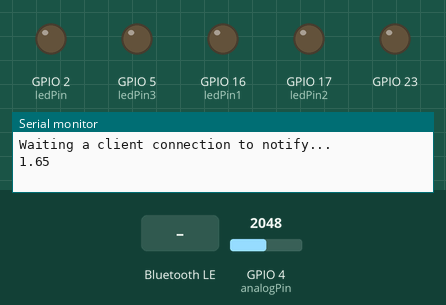
Simulated run of this sketch. Board: ESP32. Shown: output pins drawn as LEDs (lit = HIGH), the last lines printed to the serial monitor. Inputs (shaded band) come from the test bench; at power-on: GPIO 4 (analogPin) = 2048. Nothing arrives over Bluetooth unless stated; a phone connects over Bluetooth LE 3 s after start.

Above: at 1.2 s.
1.3 s: Bluetooth LE write "2" received
At 2.5 s:
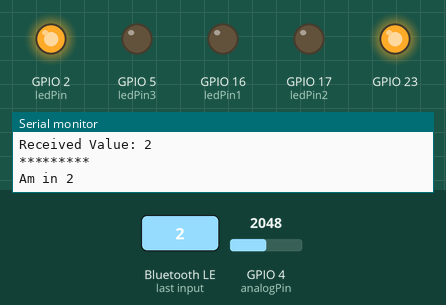
2.8 s: Bluetooth LE write "XFQ729" received
At 3.5 s:
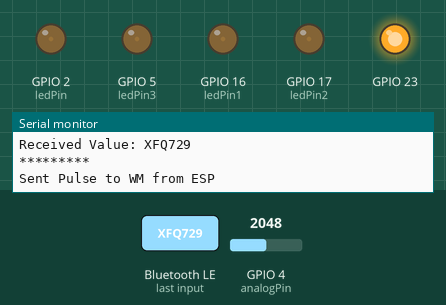
7.8 s: Bluetooth LE write "2" received
At 14.2 s:
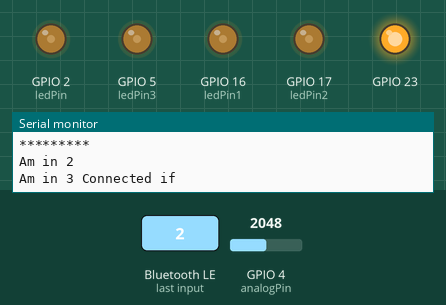
19.6 s: GPIO 4 (analogPin) set to 3697
23.1 s: GPIO 4 (analogPin) set to 3760
Timing chart, 0 to 27.6 s (numbered marks = the images above; inputs shaded):
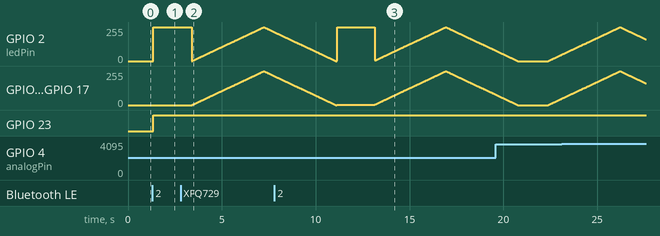

Measured:
- after the input at 1.3 s, GPIO 2 (ledPin): 0/255 → 255/255 after 0.05 s; GPIO 23: LOW → HIGH after 0.05 s
- after the input at 2.8 s, GPIO 5 (ledPin3), GPIO 16 (ledPin1), GPIO 17 (ledPin2): rises from 0/255 to 255/255 in 3.8 s, then falls to 217/255 in 0.57 s

The sketch:

Wash_IOT.ino
```cpp
#include <BLEDevice.h>
#include <BLEServer.h>
#include <BLEUtils.h>
#include <BLE2902.h>

// the number of the LED pin
const int ledPin = 2;  // 16 corresponds to GPIO16
const int ledPin1 = 16;  // 16 corresponds to GPIO16
const int ledPin2 = 17; // 17 corresponds to GPIO17
const int ledPin3 = 5;  // 5 corresponds to GPIO5
int LED_BUILTIN =2;
int analogPin = 4; // D4
int val =0;
int i =0;
char door_status =0;
char Pulse_received =0;

BLEServer *pServer = NULL;
BLECharacteristic * pTxCharacteristic;
bool deviceConnected = false;
bool oldDeviceConnected = false;
uint8_t tx_Failure_Value = 0;
uint8_t tx_Sucess_Value =1;

// setting PWM properties
const int freq = 5000;
const int ledChannel = 0;
const int resolution = 8;

#define SERVICE_UUID           "6E400001-B5A3-F393-E0A9-E50E24DCCA9E" // UART service UUID
#define CHARACTERISTIC_UUID_RX "6E400002-B5A3-F393-E0A9-E50E24DCCA9E"
#define CHARACTERISTIC_UUID_TX "6E400003-B5A3-F393-E0A9-E50E24DCCA9E"


class MyServerCallbacks: public BLEServerCallbacks {
    void onConnect(BLEServer* pServer) {
      deviceConnected = true;
    };

    void onDisconnect(BLEServer* pServer) {
      deviceConnected = false;
    }
};

class MyCallbacks: public BLECharacteristicCallbacks {
    void onWrite(BLECharacteristic *pCharacteristic) {
      std::string rxValue = pCharacteristic->getValue();

      if (rxValue.length() > 0) {
        Serial.println("*********");
        Serial.print("Received Value: ");
        for (int i = 0; i < rxValue.length(); i++)
          Serial.print(rxValue[i]);

        Serial.println();
        Serial.println("*********");
        if(rxValue == "1")
        {
           Serial.println("Am in 1");
           digitalWrite(LED_BUILTIN, HIGH);
           delay(200);
            digitalWrite(LED_BUILTIN, LOW);

        }
         else if(rxValue == "2")
        {
           Serial.println("Am in 2");
           digitalWrite(LED_BUILTIN, HIGH);
           digitalWrite(23, HIGH);
           delay(2000);
           digitalWrite(23, HIGH);
            if (deviceConnected) {
    Serial.println("Am in 3 Connected if");
      pTxCharacteristic->setValue("0");
      pTxCharacteristic->notify();
    delay(10); // bluetooth stack will go into congestion, if too many packets are sent
  }
        }
else if(rxValue == "XFQ729"){
  Pulse_received =1;
  door_status =0;
  Serial.println("Sent Pulse to WM from ESP");
// Increase the LED brightness
for(int dutyCycle = 0; dutyCycle <= 255; dutyCycle++){
    // changing the LED brightness with PWM
    ledcWrite(ledChannel, dutyCycle);
    delay(15);
  }

  // decrease the LED brightness
  for(int dutyCycle = 255; dutyCycle >= 0; dutyCycle--){
    // changing the LED brightness with PWM
    ledcWrite(ledChannel, dutyCycle);
    delay(15);
  }

  if (deviceConnected) {
    Serial.println("ESP sent return value 1 to App for confirmation");
      pTxCharacteristic->setValue("1");
        //pTxCharacteristic->setValue(&tx_Sucess_Value, 1);
        pTxCharacteristic->notify();
    delay(10); // bluetooth stack will go into congestion, if too many packets are sent
  }
}
else
        {
          Serial.println("No match");
          digitalWrite(LED_BUILTIN, LOW);
         if (deviceConnected) {
        pTxCharacteristic->setValue(&tx_Failure_Value, 1);
        pTxCharacteristic->notify();
       delay(10); // bluetooth stack will go into congestion, if too many packets are sent
  }
        }
      }
    }
};

void setup() {
  Serial.begin(115200);
  pinMode (LED_BUILTIN, OUTPUT);
  pinMode (23, OUTPUT);

  // configure LED PWM functionalitites
  ledcSetup(ledChannel, freq, resolution);

  // attach the channel to the GPIO to be controlled
  ledcAttachPin(ledPin, ledChannel);
  ledcAttachPin(ledPin1, ledChannel);
  ledcAttachPin(ledPin2, ledChannel);
  ledcAttachPin(ledPin3, ledChannel);

  // Create the BLE Device
  BLEDevice::init("CLAUN3");

  // Create the BLE Server
  pServer = BLEDevice::createServer();
  pServer->setCallbacks(new MyServerCallbacks());

  // Create the BLE Service
  BLEService *pService = pServer->createService(SERVICE_UUID);

  // Create a BLE Characteristic
  pTxCharacteristic = pService->createCharacteristic(
                    CHARACTERISTIC_UUID_TX,
                    BLECharacteristic::PROPERTY_NOTIFY
                  );

  pTxCharacteristic->addDescriptor(new BLE2902());

  BLECharacteristic * pRxCharacteristic = pService->createCharacteristic(
                       CHARACTERISTIC_UUID_RX,
                      BLECharacteristic::PROPERTY_WRITE
                    );

  pRxCharacteristic->setCallbacks(new MyCallbacks());

  // Start the service
  pService->start();

  // Start advertising
  pServer->getAdvertising()->start();
  Serial.println("Waiting a client connection to notify...");
}

void loop() {

 //   if (deviceConnected) {
   //     pTxCharacteristic->setValue(&txValue, 1);
     //   pTxCharacteristic->notify();
       // txValue++;
    //delay(10); // bluetooth stack will go into congestion, if too many packets are sent
  //}
 val = analogRead(analogPin);  // read the input pin
 float voltage= val * (3.3 / 4095);//12-bit ADC
  Serial.println(voltage);          // debug value
  if(voltage >3.0){
    Serial.println("Machine is Running");
    door_status =1;
  }
  if( (Pulse_received ==1))
  {
    // Increase the LED brightness
for(int dutyCycle = 0; dutyCycle <= 255; dutyCycle++){
    // changing the LED brightness with PWM
    ledcWrite(ledChannel, dutyCycle);
    delay(15);
  }

  // decrease the LED brightness
  for(int dutyCycle = 255; dutyCycle >= 0; dutyCycle--){
    // changing the LED brightness with PWM
    ledcWrite(ledChannel, dutyCycle);
    delay(15);
  }
  Serial.println("Am retrying for door verification");
  i++;
  Serial.println(i);
  if(door_status ==1){
  Pulse_received =0;
  door_status =0;
  }
  delay(100);
  }

  if(i>10){
      Serial.println("Restarting....");
ESP.restart();

  }
delay(1500);
    // disconnecting
    if (!deviceConnected && oldDeviceConnected) {
        delay(500); // give the bluetooth stack the chance to get things ready
        pServer->startAdvertising(); // restart advertising
        Serial.println("start advertising");
        oldDeviceConnected = deviceConnected;
    }
    // connecting
    if (deviceConnected && !oldDeviceConnected) {
    // do stuff here on connecting
        oldDeviceConnected = deviceConnected;
    }
}
```
